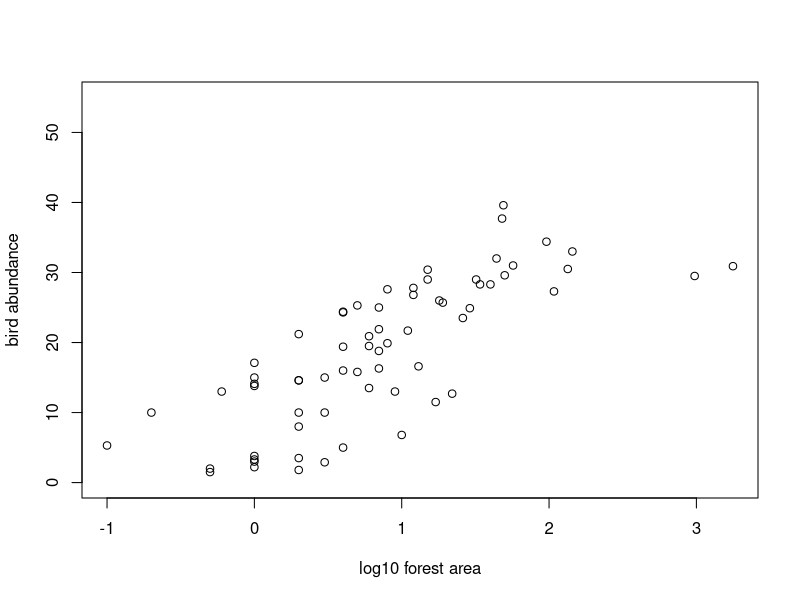
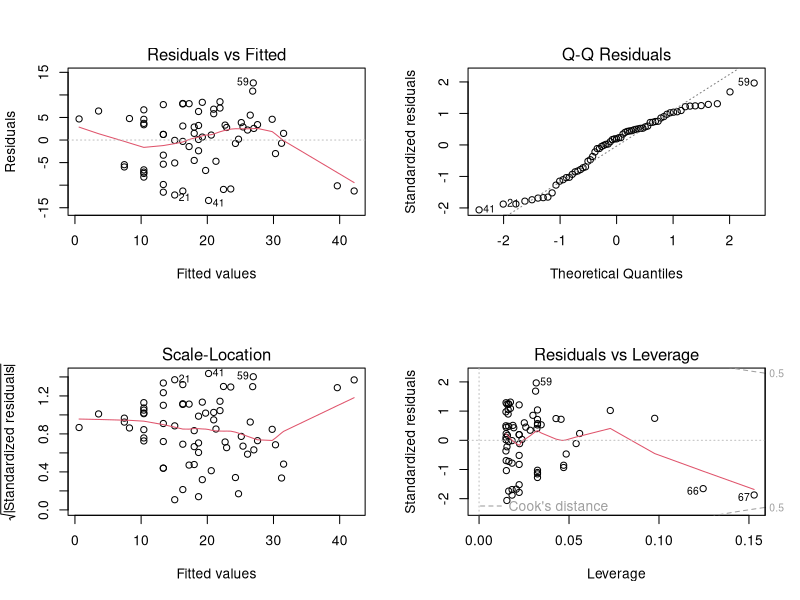
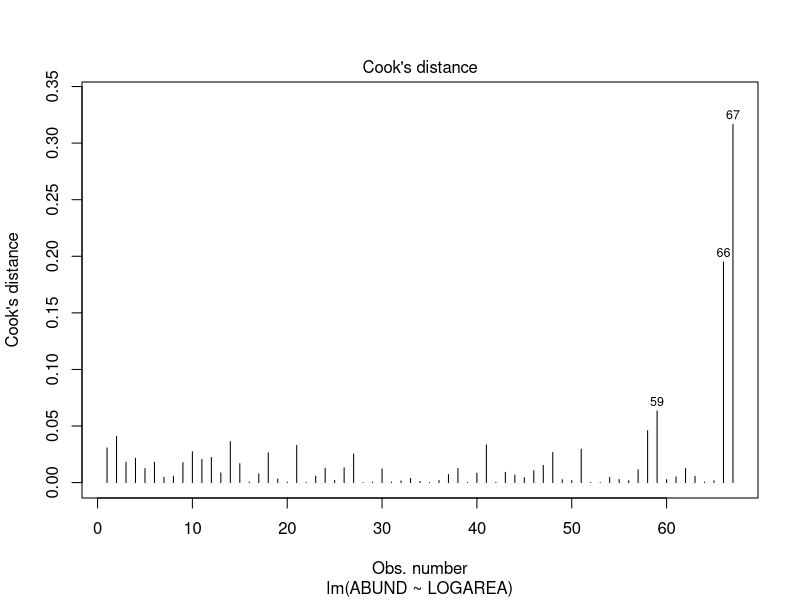
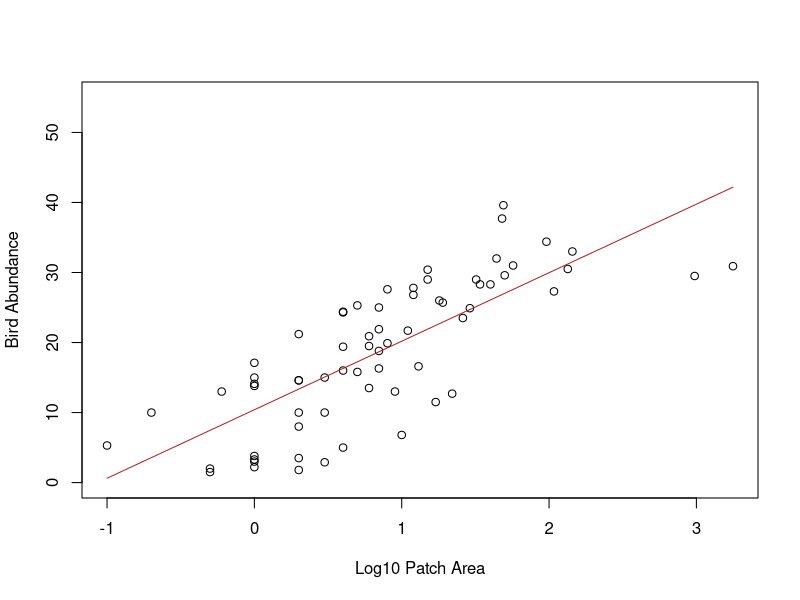
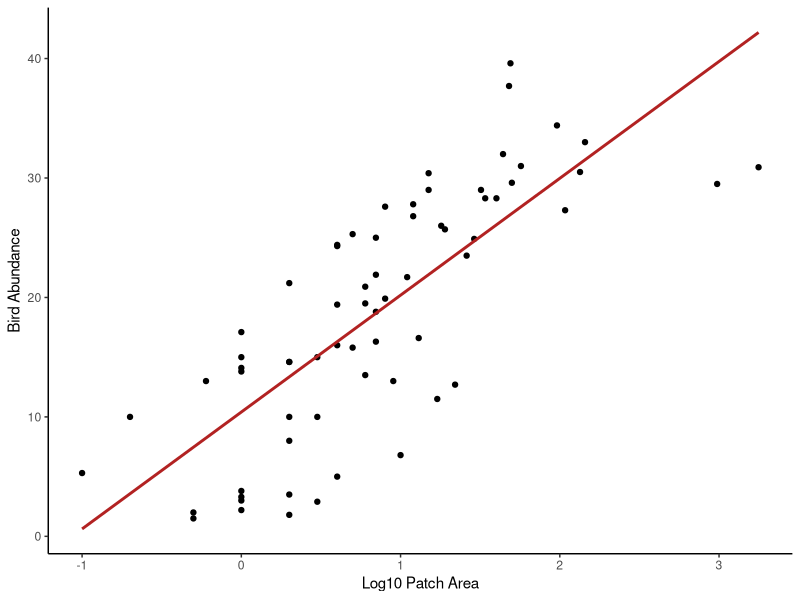
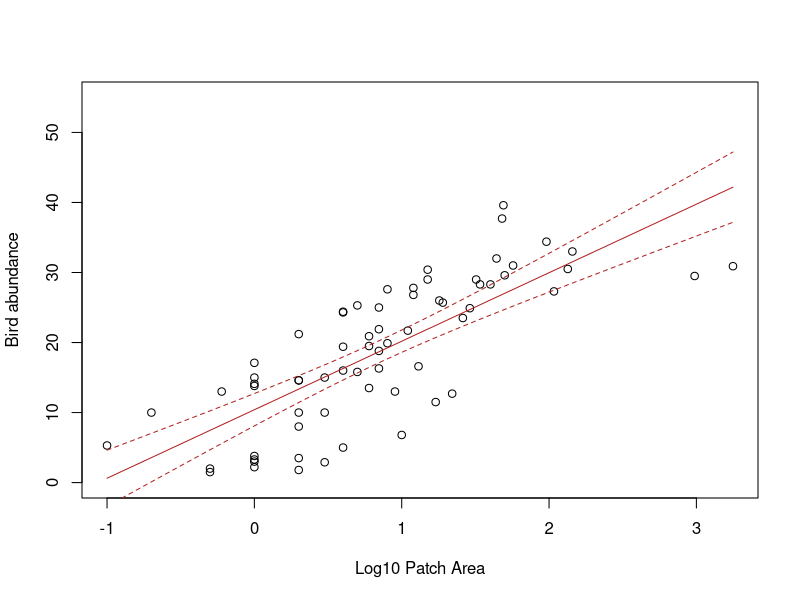
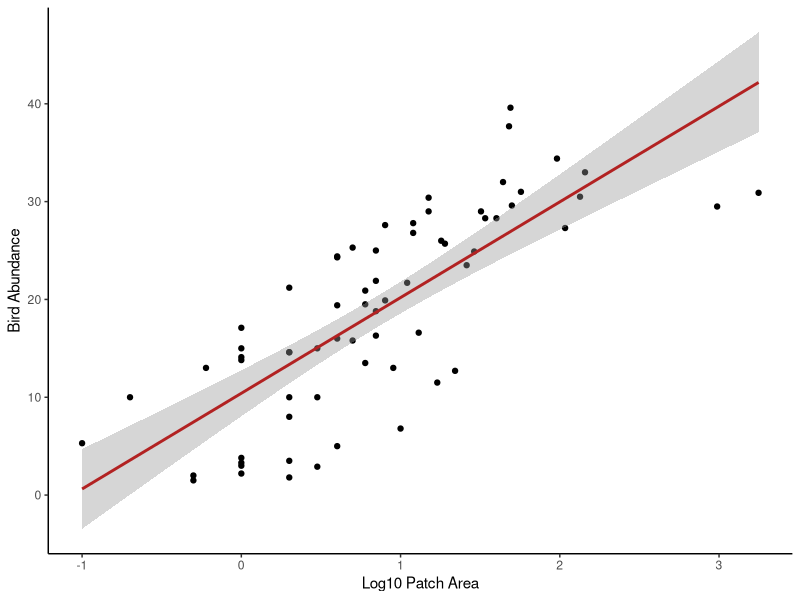
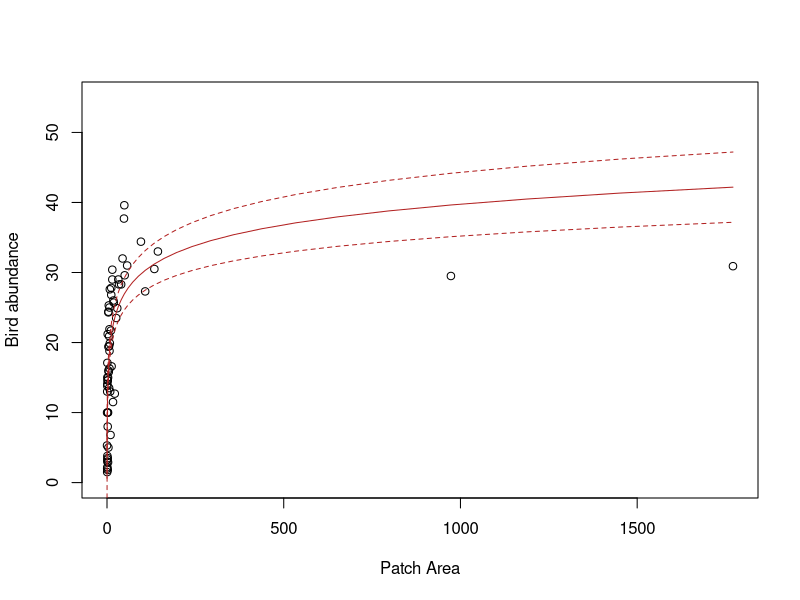

Source code (R) for these figures, in order:
## ---- chunk 1
knitr::opts_chunk$set(echo=TRUE, message = FALSE, warning = FALSE, eval = FALSE, cache = FALSE)
SOLUTIONS <- TRUE
## ---- chunk 2
loyn <- read.table("data/loyn.txt", header = TRUE, 
                   stringsAsFactors = TRUE)
str(loyn)

# 67 observations and 8 variables (from str())
## ---- chunk 3
# let's first log10 transform the AREA variable due to the couple 
# of unusually large forest area values (check you data exploration)
# to remind yourself

loyn$LOGAREA <- log10(loyn$AREA)

# make a scatterplot of bird abundance and log10 Area

plot(loyn$LOGAREA, loyn$ABUND, xlab = "log10 forest area", 
     ylab = "bird abundance", ylim = c(0, 55))

# now fit the linear model
loyn_lm <- lm(ABUND ~ LOGAREA, data = loyn)
## ---- chunk 4
# ANOVA table
anova(loyn_lm)

# The null hypothesis is that the slope of the relationship
# between LOGAREA and ABUND = 0
# i.e. there is no relationship

# The p value is very small (3.81e-14) therefore we 
# reject this null hypothesis (i.e. the slope is different
# from 0)
## ---- chunk 5
summary(loyn_lm)

# the estimate of the intercept = 10.4
# the estimate of the slope = 9.78

# word equation
# ABUND = 10.40 + 9.78 * LOGAREA
## ---- chunk 6

# the null hypothesis for the intercept is that the intercept = 0
# the p value is very small (certainly less than the (not so magic) 0.05)
# therefore we reject this null hypothesis and conclude that the intercept
# is different from zero.

# the null hypothesis for the slope is that the slope = 0
# the p value is very small (3.81e-14)
# therefore we reject this null hypothesis and conclude that the slope
# is different from zero (i.e. there is a significant relationship between
# LOGAREA and ABUND).
## ---- chunk 7
summary(loyn_lm)

# The multiple R-squared value is 0.588 and therefore 58.8% of
# the variation in ABUND is explained by LOGAREA
## ---- chunk 8
# first split the plotting device into 2 rows and 2 columns
par(mfrow = c(2,2))

# now create the residuals plots
plot(loyn_lm)

# The normal Q-Q plot is used to assess normality of the residuals (top right).
# If perfectly normal then all residuals would lie exactly on the 1:1 line.
# In reality this is never going to happen so we are looking for obvious large 
# departures. In this plot they don't look too bad, although the lower quantiles
# do seem to deviate. All in all I would be cautiously optimistic.

# To check homogeneity of variance assumption we look at both the Residuals vs Fitted (top left)
# and the Scale-Location plots (bottom left). 
# There doesn't appear to be any obvious patterns of the residuals in these plots, 
# although you can see the two residuals associated with the two large forest patch areas 
# are below the zero line (negative residuals) on the right hand side of these plots
# despite the log transformation. Perhaps something to bear in mind as we progress. 
# But in short, the homogeneity of variance assumption looks ok.

# From the Residuals vs Leverage plot (bottom right) you can see that there are no residuals 
# with a Cooks distance greater than 1. In fact they are all well below 0.5. If you want to 
# produce a plot of just Cooks distance (perhaps this is clearer)

par(mfrow = c(1,1))
plot(loyn_lm, which = 4)
# Going back to the Residuals vs Leverage plot (bottom right) you can see 
# three residuals that are somewhat unusual in terms of their leverage as 
# they stick out a bit to the right compared to the rest of the residuals. 
# Two of these residuals are our two large forest patch areas again. However,
# leverage still seems to be on the low side, so at least on the scale of the
# log transformation things look ok.
## ---- chunk 9
# to predict bird abundance if AREA == 100

# if you log base 10 transformed the AREA variable
bird_abundance100 = 10.4 + (9.78 * log10(100))
bird_abundance100

# if you used the natural log (i.e. log()) then you would use log()
# not log10()
## ---- chunk 10
# We need to create a dataframe object with a column of LOGAREA values to predict from.
# note you need to call the column the same as used in the model
my_data <- data.frame(LOGAREA = seq(from = min(loyn$LOGAREA),
                                  to = max(loyn$LOGAREA),
                                  length = 50))

# use predict function to calculate predicted values of abundance based on the 
# new LOGAREA values in the data frame my.data (use the newdata argument)
pred_vals <- predict(loyn_lm, newdata = my_data)
## ---- chunk 11
# plot the lines on the plot. The x values are the new LOGAREA values from the my.data
# dataframe, the predicted values are from pred.vals 
plot(loyn$LOGAREA, loyn$ABUND, xlab = "Log10 Patch Area", 
     ylab = "Bird Abundance", ylim = c(0, 55))

lines(my_data$LOGAREA, pred_vals, lty = 1,col = "firebrick")
# for those of you who are into plotting using the ggplot2 package,
# this is one of those occasions where things are a little simpler!
# Don't forget, you will need to install the ggplot2 package if
# you've never used it before

# install.packages('ggplot2')

library(ggplot2)
ggplot(mapping = aes(x = LOGAREA, y = ABUND), data = loyn) +
    geom_point() +
    xlab("Log10 Patch Area") +
    ylab("Bird Abundance") +
    geom_smooth(method = "lm", se = FALSE, colour = "firebrick") +
    theme_classic()
## ---- chunk 12
pred_vals_se <- predict(loyn_lm, newdata = my_data, se.fit = TRUE) # note the use of the se.fit argument

# check out the structure of pred_vals_se
# you can see we now have 4 vectors in this object
# $fit = fitted values
# $se.fit = standard error of fitted values
# $df = degrees of freedom
# $residual.scale = residual standard error

# so we will need to access our fitted values and standard errors using 
# pred.val.se$fit and pred.vals.se$se.fit respectively
str(pred_vals_se)

# now create the plot
plot(x = loyn$LOGAREA, y = loyn$ABUND,
     xlab = "Log10 Patch Area",
     ylab = "Bird abundance", ylim = c(0, 55))
    

# add the fitted values as before but now we need to use 
# pred.vals.se$fit
lines(my_data$LOGAREA, pred_vals_se$fit, lty = 1,col = "firebrick")

# add the upper 95% confidence interval
lines(my_data$LOGAREA, pred_vals_se$fit + (1.96 * pred_vals_se$se.fit), lty = 2, col = "firebrick")

# add the lower 95% confidence interval
lines(my_data$LOGAREA, pred_vals_se$fit - (1.96 * pred_vals_se$se.fit), lty = 2, col = "firebrick")

# And the ggplot way of doing things

ggplot(mapping = aes(x = LOGAREA, y = ABUND), data = loyn) +
    geom_point() +
    xlab("Log10 Patch Area") +
    ylab("Bird Abundance") +
    geom_smooth(method = "lm", se = TRUE, colour = "firebrick") +
    theme_classic()
## ---- chunk 13
# back transformed LOGAREA and 95% confidence intervals

# re-plot but this time use the original untransformed AREA variable
plot(x = loyn$AREA, y = loyn$ABUND, ylim = c(0,55),
     xlab = "Patch Area",
     ylab = "Bird abundance")

# now add the fitted lines and upper and lower 95% confidence intervals
# remember we only log10 transformed the LOGAREA variable so this is the only
# variable that we need to back-transform

lines(10^(my_data$LOGAREA), pred_vals_se$fit, lty = 1,col = "firebrick")
lines(10^(my_data$LOGAREA), pred_vals_se$fit + (1.96 * pred_vals_se$se.fit), lty = 2, col = "firebrick")
lines(10^(my_data$LOGAREA), pred_vals_se$fit - (1.96 * pred_vals_se$se.fit), lty = 2, col = "firebrick")

# the model doesn't look too great now! Technically, if we transform variables in our model
# then we should only really interpret the model on the scale of the transformation.

# If we interpret on the back transformed scale, you can see the model doesn't really fit the 
# data very well, especially for the two large forest patch AREAs and also those patches with
# high bird abundance.
